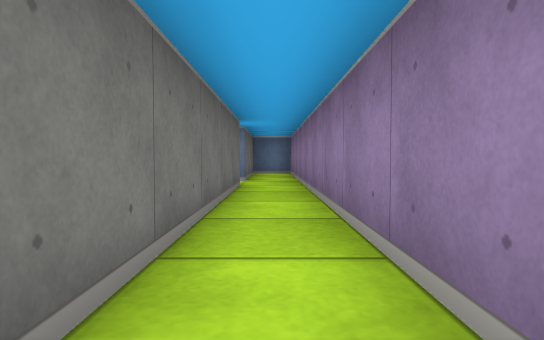
[1] (above)

24 first-person views from a walk through a cub3D maze. The camera is about half as high as the walls, tilts 2° down and sees 75° across. The floor is counted in squares. Each view is taken from the middle of a square. On the plan, view 1 faces up. The plan holds only what a view shows up to about 9 squares ahead; the rest is blank.

[2]
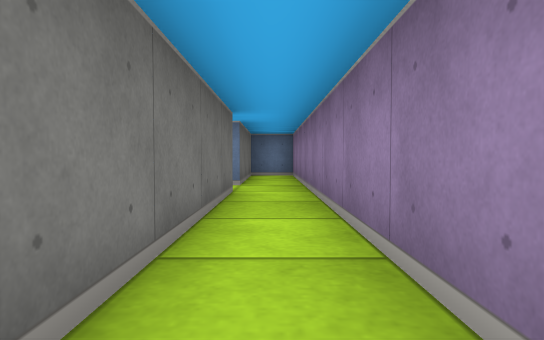

[3]
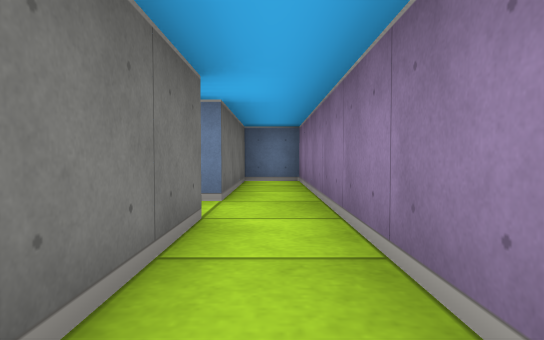

[4]
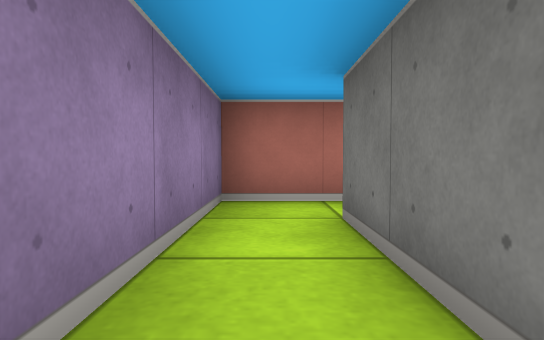

[5]
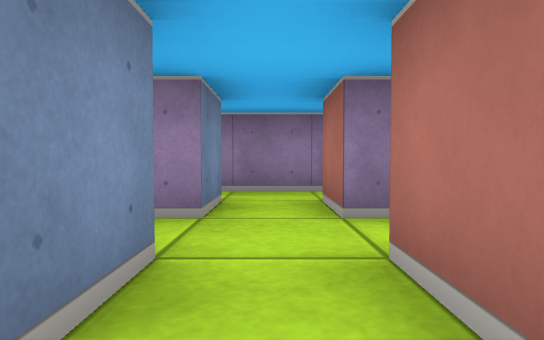

[6]
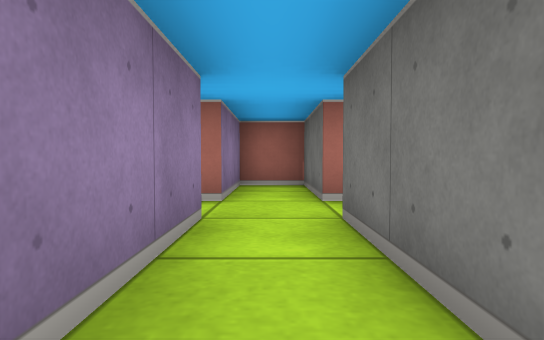

[7]
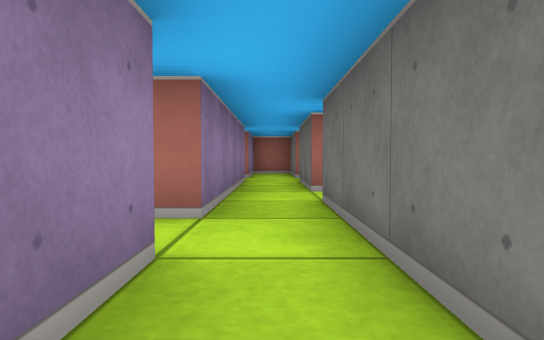

[8]
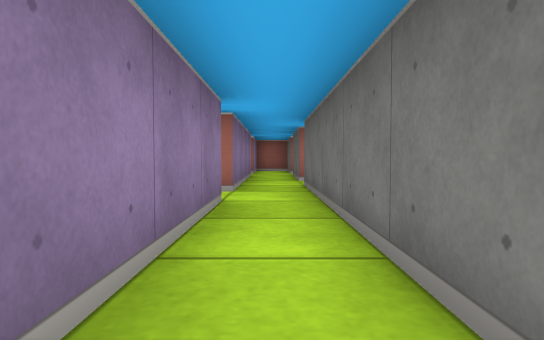

[9]
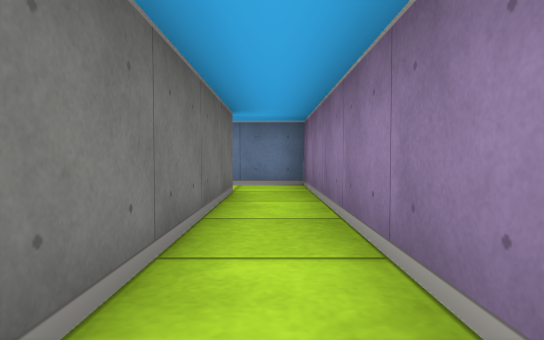

[10]
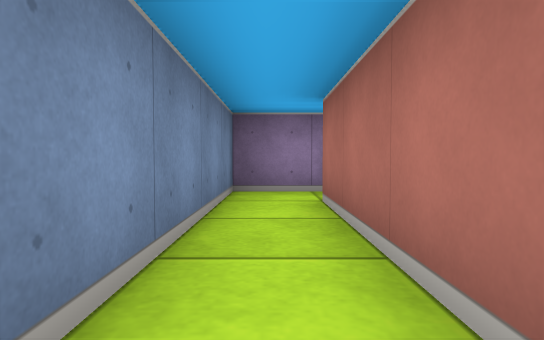

[11]
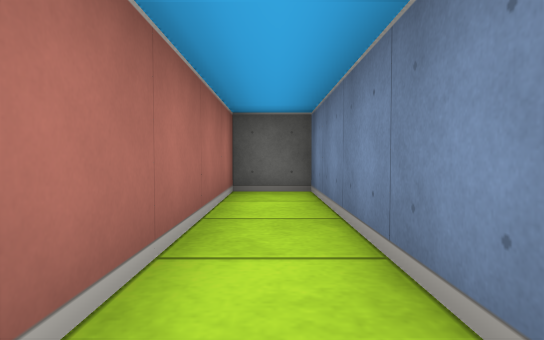

[12]
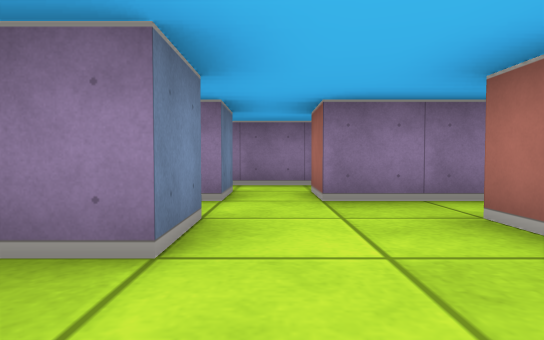

[13]
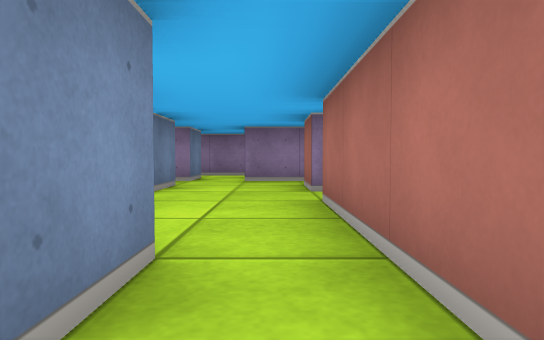

[14]
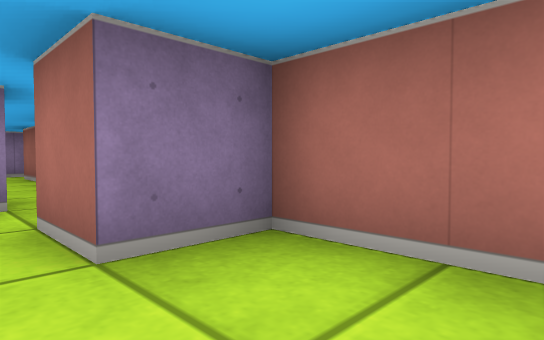

[15]
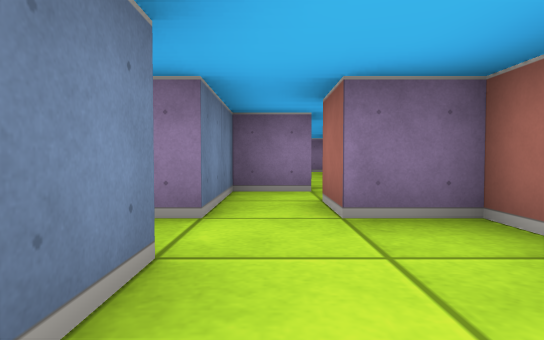

[16]
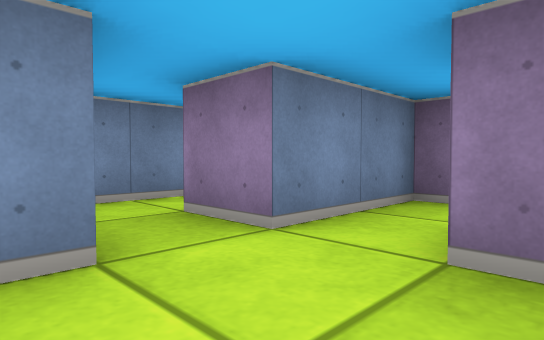

[17]
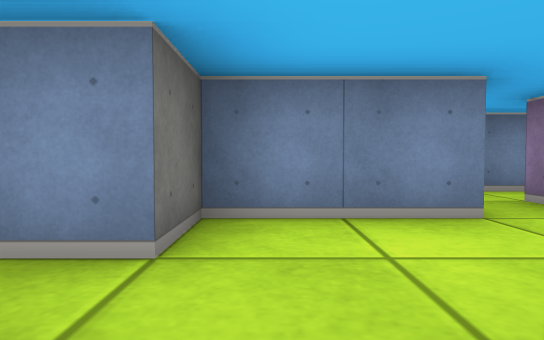

[18]
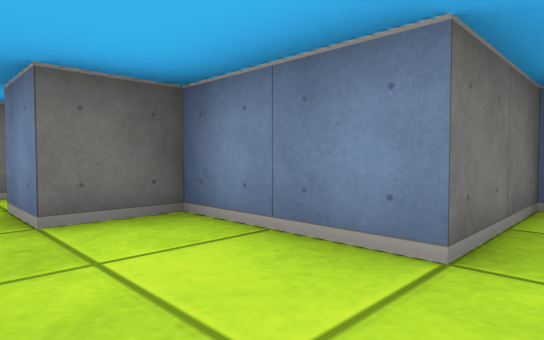

[19]
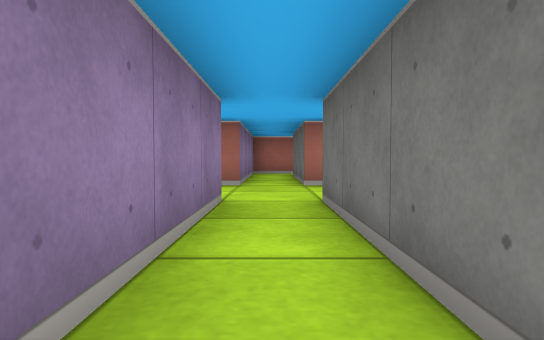

[20]
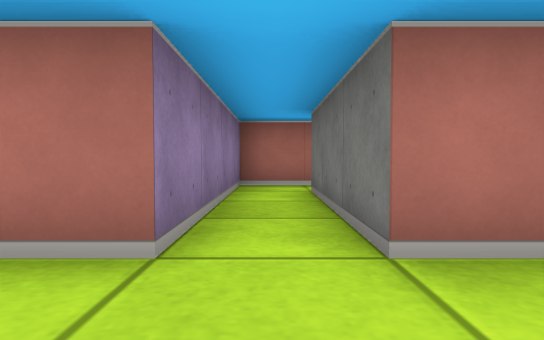

[21]
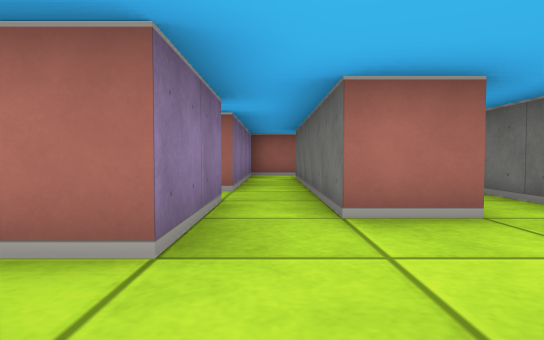

[22]
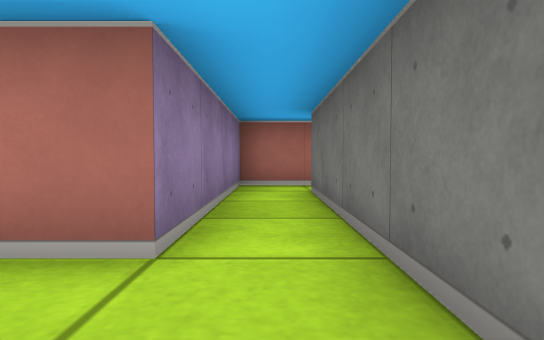

[23]
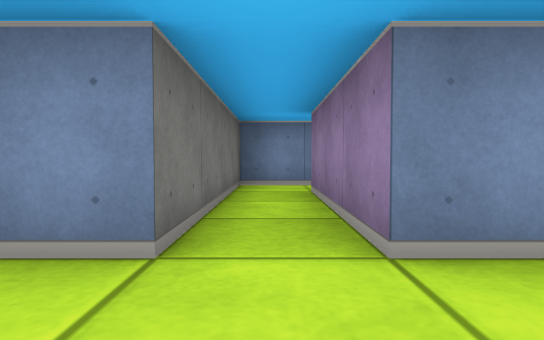

[24]
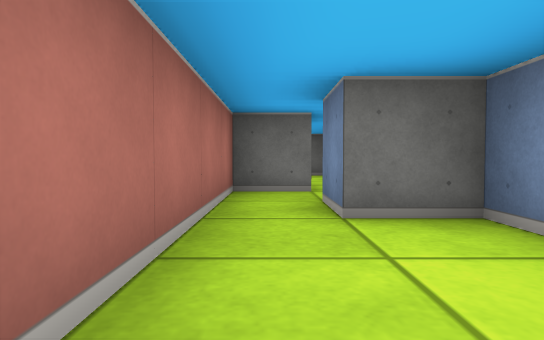

### Floor plan
Key: @ floor where view 1 was taken; # wall or solid block; . floor.
Columns run from 17 left of view 1 to 1 right of it. Each row starts with its distance up from view 1.
 18           #######
 17           #.....#
 16           #####.#
 15               #.#
 14           ### #.#
 13           #.. #.#
 12     ###   #.###.#
 11     #..   #.# #..
 10   ###.#####.#.#.###
  9 #.#.....#.......#.#
  8  .....#.......#.#.#
  7    .#######.#.#.#.#
  6           #.#.....#
  5           #.#.#.#.#
  4           ..#.#.#.#
  3           ###.###.#
  2             ..# #.#
  1             ### #.#
  0                 .@#
 -1                 ###

Where each view was taken, in squares from view 1:
view 1: 0 up, 0 right, facing up
view 2: 1 up, 0 right, facing up
view 3: 3 up, 0 right, facing up
view 4: 3 up, 0 right, facing down
view 5: 6 up, 4 left, facing right
view 6: 9 up, 2 left, facing down
view 7: 13 up, 2 left, facing down
view 8: 15 up, 2 left, facing down
view 9: 12 up, 2 left, facing up
view 10: 17 up, 6 left, facing right
view 11: 17 up, 2 left, facing left
view 12: 9 up, 7 left, facing right
view 13: 8 up, 10 left, facing right
view 14: 9 up, 13 left, facing down-right
view 15: 9 up, 14 left, facing right
view 16: 8 up, 13 left, facing up-right
view 17: 7 up, 14 left, facing up
view 18: 8 up, 12 left, facing up-left
view 19: 13 up, 6 left, facing down
view 20: 9 up, 6 left, facing down
view 21: 10 up, 4 left, facing down
view 22: 7 up, 4 left, facing down
view 23: 8 up, 6 left, facing up
view 24: 8 up, 6 left, facing left
